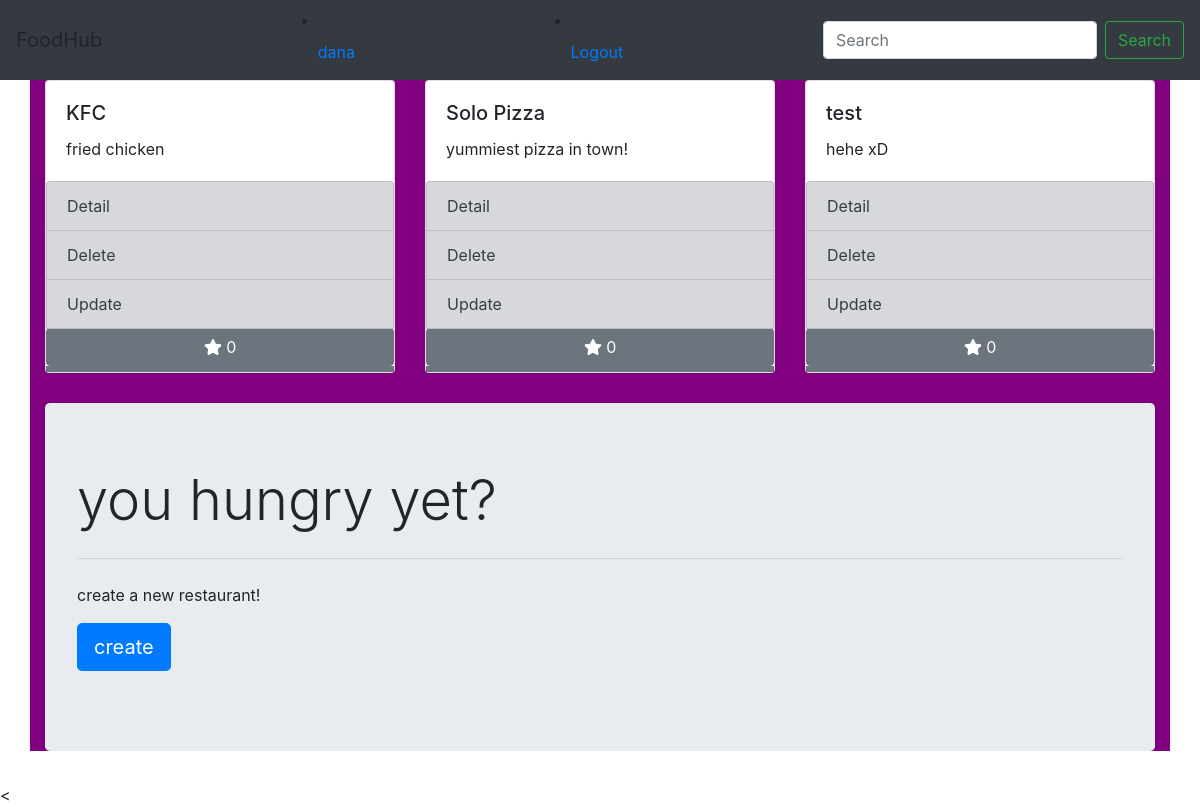
Before: /restaurants_list/ (signed in) with the older database file.
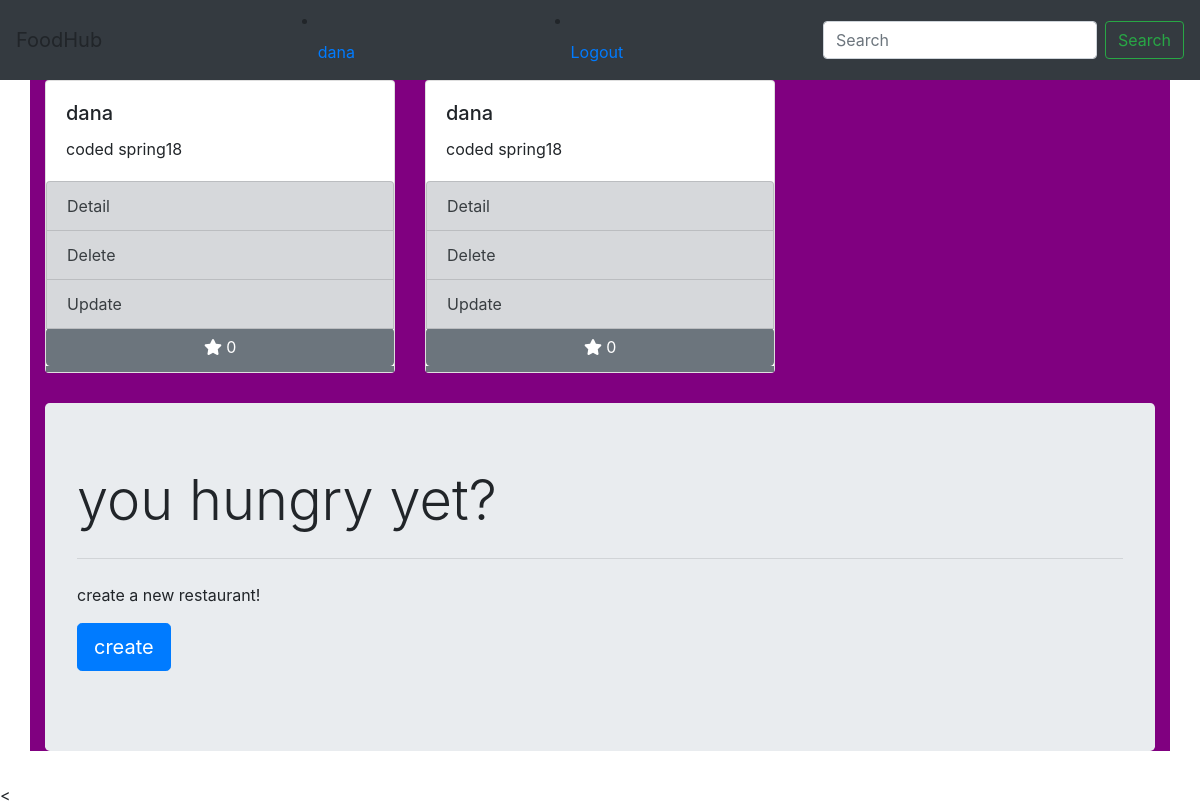
After: the same page with the newer database file.
### restaurants/models.py (models this page shows, shortened)
class Restaurant(models.Model):
	name = models.CharField(max_length = 25)
	description = models.TextField()
	image = models.ImageField(null=True)
	opening_time = models.TimeField(null=True)
	closing_time = models.TimeField(null=True)
	publish_date = models.DateField(null=True)
	owner = models.ForeignKey(User, on_delete=models.CASCADE)

### restaurants/views.py (the view)
# urls.py: path('restaurants_list/', views.list, name="go_back"),
def list(request):
	if(request.user.is_anonymous):
			return redirect('login')
	object_list = Restaurant.objects.all()
	object_list = object_list.order_by('publish_date', 'name')
	query = request.GET.get('q')
	if query:
		object_list = object_list.filter(name__contains=query)
	context = {
		"restaurants": object_list
		}
	return render(request, 'firstone.html', context)

### restaurants/templates/firstone.html (shortened to what this page needs)
{% extends "base.html" %}
{% block info %}
<div class="row">
{% for item in restaurants %}
	<div class="col-md-4 card-list">
		<div class="card">
		  <div class="card-body">
		    <h5 class="card-title">{{item.name}}</h5>
		    <p class="card-text">{{item.description}}</p>
		  </div>
		  <div class="list-group">
			  <a href="{% url 'restaurant_detail' detail_id=item.id %}" class="list-group-item list-group-item-action list-group-item-secondary">Detail</a>
			  <a href="{% url 'restaurant_delete' delete_id=item.id %}" class="list-group-item list-group-item-action list-group-item-secondary">Delete</a>
			  <a href="{% url 'restaurant_update' restaurant_id=item.id %}" class="list-group-item list-group-item-action list-group-item-secondary">Update</a>
			  <button class="btn btn-secondary custom-button" onclick="favoritebutton({{item.id}})">
			  	<i id="fav-shape-{{item.id}}" class="fas fa-star"></i>
			  	<span id="fav-text-{{item.id}}">{{item.favoriterestaurant_set.count}}</span>
			  </button>
			  <span class="border border-secondary"></span>
			  <span class="border border-secondary"></span>
			  <span class="border border-secondary"></span>
			</div>
		</div>
	</div>
{% endfor %}
</div>
<div class="jumbotron">
  <h1 class="display-4">you hungry yet?</h1>
  <hr class="my-4">
  <p>create a new restaurant!</p>
  <p class="lead">
    <a class="btn btn-primary btn-lg" href="{% url 'create_restaurant' %}" role="button">create</a>
  </p>
</div>
{% endblock info %}

Changed rows visible on the page:
removed Restaurant: name "KFC", description "fried chicken", favoriterestaurant_set.count "0"
removed Restaurant: name "Solo Pizza", description "yummiest pizza in town!", favoriterestaurant_set.count "0"
removed Restaurant: name "test", description "hehe xD", favoriterestaurant_set.count "0"
added Restaurant: name "dana", description "coded spring18", favoriterestaurant_set.count "0"
added Restaurant: name "dana", description "coded spring18", favoriterestaurant_set.count "0"
